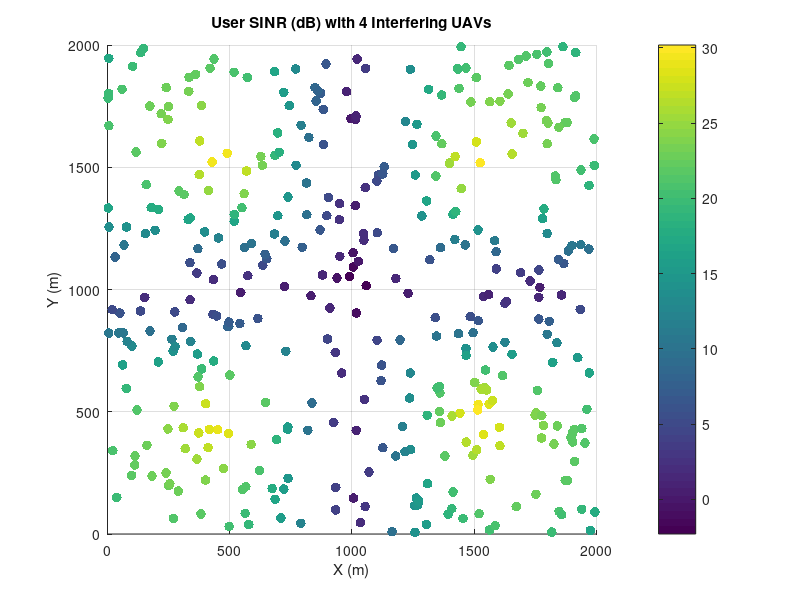

MATLAB code to generate this figure:
%% Simulation Parameters
N_users = 400;                  % Number of users
area_size = 2000;               % Dimensions of the area (2000x2000 m)
h = 100;                        % UAV altitude in meters

% UAV positions (placed at the centers of the four quadrants)
UAV_positions = [ area_size/4, area_size/4;       % UAV 1: bottom left
                  3*area_size/4, area_size/4;     % UAV 2: bottom right
                  area_size/4, 3*area_size/4;     % UAV 3: top left
                  3*area_size/4, 3*area_size/4];  % UAV 4: top right
N_UAV = size(UAV_positions,1);

% Propagation Parameters
f = 3.5e9;                      % Frequency in Hz
velc = 299792458;               % Speed of light (m/s)
ZetaLOS = 1;                    % LOS loss factor (dB)
ZetaNLOS = 20;                  % NLOS loss factor (dB)
alpha = 4.88;                   % Model parameter alpha
beta = 0.83;                    % Model parameter beta

% Transmit parameters
Pt = 35;                        % Transmit power in dBm
Gt = 3;                         % Transmitter gain in dBi
Gr = 0;                         % Receiver gain in dBi

% Noise calculation (using a bandwidth of 50 MHz)
B = 50e6;                       % Bandwidth in Hz
q = -174 + 10*log10(B);          % Noise power in dBm for bandwidth B
noise_lin = 10^((q-30)/10);      % Convert noise power to linear scale (W)

%% Generate User Locations
% Uniformly distributed in the area [0,2000] x [0,2000]
users = area_size * rand(N_users, 2);

%% Preallocate arrays for received powers (rows: users, columns: UAVs)
Pr_dBm = zeros(N_users, N_UAV);
Pr_lin = zeros(N_users, N_UAV);

%% Calculate Received Power from Each UAV
for b = 1:N_UAV
    % Get UAV b position
    UAV_pos = UAV_positions(b,:);
    
    % Horizontal distance R from UAV to each user
    R = sqrt((users(:,1) - UAV_pos(1)).^2 + (users(:,2) - UAV_pos(2)).^2);
    % 3D distance including altitude
    D = sqrt(R.^2 + h^2);
    
    % Elevation angle theta (in radians)
    % Using atan2 to handle R==0 properly
    theta = atan2(h, R);
    theta(R==0) = pi/2;
    
    % Additional loss factor Z (angle converted to degrees)
    Z = alpha * exp(-beta * ((theta*180/pi) - alpha));
    
    % Path Loss (PL) in dB: free-space term + additional loss term
    PL = 20*log10((4*pi*f.*D)/velc) + ((ZetaLOS + Z.*ZetaNLOS) ./ (1 + Z));
    
    % Received power in dBm for UAV b
    Pr_dBm(:,b) = Pt - PL + Gt + Gr;
    
    % Convert received power to linear scale (W)
    Pr_lin(:,b) = 10.^((Pr_dBm(:,b)-30)/10);
end

%% SINR Calculation Considering Interference from the 3 Other UAVs
SINR_lin = zeros(N_users, N_UAV);
for b = 1:N_UAV
    % Sum the interference from all other UAVs
    interference = sum(Pr_lin(:,[1:b-1, b+1:end]), 2);
    % Calculate SINR for UAV b: signal power divided by (noise + interference)
    SINR_lin(:,b) = Pr_lin(:,b) ./ (noise_lin + interference);
end

% For each user, choose the UAV that provides the maximum SINR
[max_SINR_lin, best_UAV] = max(SINR_lin, [], 2);
max_SINR_dB = 10*log10(max_SINR_lin);

%% Plotting the SINR Colormap
figure;
scatter(users(:,1), users(:,2), 50, max_SINR_dB, 'filled');
colorbar;
xlabel('X (m)');
ylabel('Y (m)');
title('User SINR (dB) with 4 Interfering UAVs');
axis([0 area_size 0 area_size]);
axis equal;
grid on;
